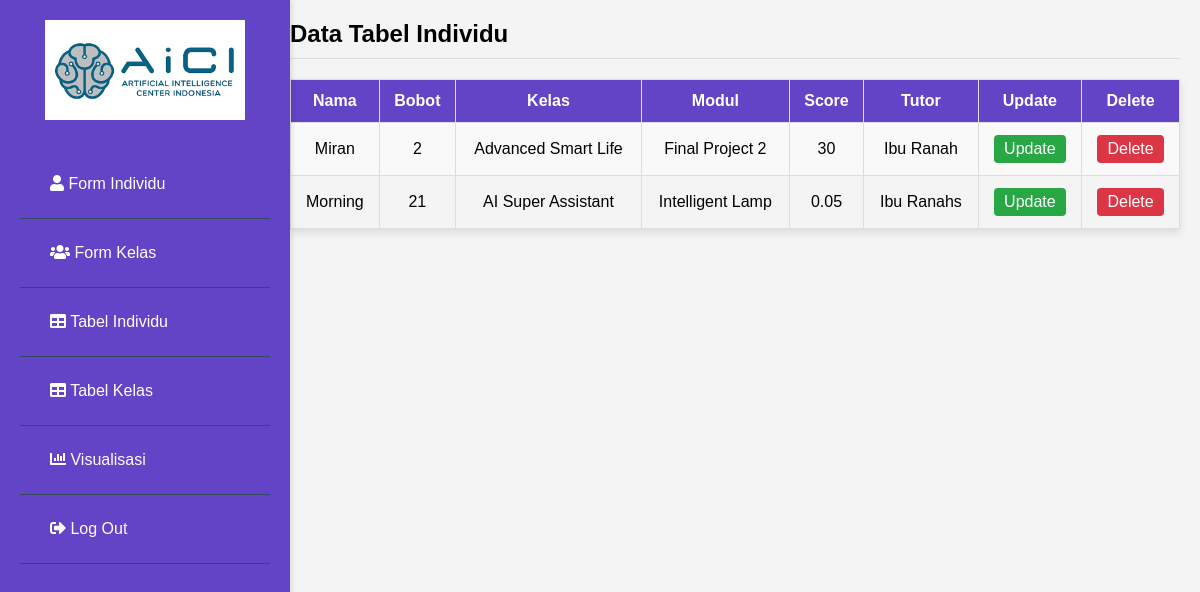
Screenshot of /table_individu.php with the database file from the repository.
### tables this page shows
CREATE TABLE `nilai_individu` (
  `id` int NOT NULL,
  `Nama` varchar(100) DEFAULT NULL,
  `Bobot` int DEFAULT NULL,
  `Kelas` varchar(100) DEFAULT NULL,
  `Modul` varchar(100) DEFAULT NULL,
  `Score` float DEFAULT NULL,
  `Tutor` varchar(100) DEFAULT NULL
);

### table_individu.php (the view, shortened to what this page needs)
<!DOCTYPE html>
<html lang="en">
<head>
    <link rel="stylesheet" href="styles.css">
    <link href="https://cdnjs.cloudflare.com/ajax/libs/font-awesome/5.15.3/css/all.min.css" rel="stylesheet">
</head>
<body>
    <div class="sidebar">
        <div class="sidebar-brand">
            <img src="aici.png" alt="Admin Logo" style="width: 200px; height: auto;">
        </div>
        <ul>
            <li><a href="individus.php"><i class="fas fa-user"></i> Form Individu</a></li>
            <li>
                <a href="#"><i class="fas fa-users"></i> Form Kelas</a>
            </li>
            <li><a href="table_individu.php"><i class="fas fa-table"></i> Tabel Individu</a></li>
            <li><a href="tabel_kelas.php"><i class="fas fa-table"></i> Tabel Kelas</a></li>
            <li><a href="vusal3.php"><i class="fas fa-chart-bar"></i> Visualisasi</a></li>
            <li><a href="login.php"><i class="fas fa-sign-out-alt"></i> Log Out</a></li>
        </ul>
    </div>
    <div class="main-content">
        <header>
            <h2>Data Tabel Individu</h2>
        </header>
        <main>
            <?php
            include 'connect.php';
            $sql = "SELECT * FROM nilai_individu";
            $result = $conn->query($sql);
            if ($result->num_rows > 0) {
                echo "<table>
                        <tr>
                            <th>Nama</th>
                            <th>Bobot</th>
                            <th>Kelas</th>
                            <th>Modul</th>
                            <th>Score</th>
                            <th>Tutor</th>
                            <th>Update</th>
                            <th>Delete</th>
                        </tr>";
                while($row = $result->fetch_assoc()) {
                    echo "<tr>
                            <td>" . htmlspecialchars($row["Nama"]) . "</td>
                            <td>" . htmlspecialchars($row["Bobot"]) . "</td>
                            <td>" . htmlspecialchars($row["Kelas"]) . "</td>
                            <td>" . htmlspecialchars($row["Modul"]) . "</td>
                            <td>" . htmlspecialchars($row["Score"]) . "</td>
                            <td>" . htmlspecialchars($row["Tutor"]) . "</td>
                            <td><a href='updates.php?id=" . htmlspecialchars($row["id"]) . "' class='btn btn-update'>Update</a></td>
                            <td><a href='delete.php?id=" . htmlspecialchars($row["id"]) . "' class='btn btn-delete' onclick='return confirm(\"Apakah Anda yakin ingin menghapus data ini?\")'>Delete</a></td>
                          </tr>";
                }
                echo "</table>";
            } else {
                echo "<p>Tidak ada data</p>";
            }
            ?>
        </main>
    </div>
</body>
</html>

### styles.css (style rules this page uses)
body { display: flex; min-height: 100vh; font-family: Arial, sans-serif; background-color: #f4f4f4; margin: 0; }
.sidebar-brand img { display: block; margin: 0 auto; }
.sidebar { width: 250px; background-color: #368be0; color: black; padding: 20px 0; position: fixed; top: 0; bottom: 0; }
.sidebar-brand { text-align: center; margin-bottom: 30px; }
.sidebar ul { list-style: none; padding: 0; }
.sidebar ul li { padding: 15px; text-align: left; border-bottom: 1px solid #34495e; }
.sidebar ul li a { color: #fff; text-decoration: none; font-size: 16px; display: block; }
.main-content { margin-left: 250px; padding: 20px; flex-grow: 1; }
header { display: flex; justify-content: space-between; align-items: center; padding-bottom: 20px; border-bottom: 1px solid #ddd; }
header h2 { margin: 0; }
table { width: 100%; border-collapse: collapse; }
table th, table td { padding: 12px; border: 1px solid #ddd; }

### table_individu.php (style rules this page uses)
.sidebar { background-color: #6343c6; width: 250px; position: fixed; top: 0; left: 0; height: 100%; padding: 20px; box-shadow: 2px 0 5px rgba(0, 0, 0, 0.1); color: #fff; }
.sidebar-brand img { display: block; margin: 0 auto; }
.sidebar ul { list-style-type: none; padding: 0; margin: 0; }
.sidebar ul li { position: relative; }
.sidebar ul li a { color: #fff; text-decoration: none; display: block; padding: 10px 15px; font-size: 16px; border-radius: 4px; }
.main-content { margin-left: 270px; padding: 20px; }
header { border-bottom: 1px solid #ddd; padding-bottom: 10px; margin-bottom: 20px; }
table { width: 100%; border-collapse: collapse; margin-top: 20px; box-shadow: 0 4px 8px rgba(0, 0, 0, 0.1); }
table, th, td { border: 1px solid #ddd; }
th, td { padding: 15px; text-align: center; }
th { background-color: #6343c6; color: #ffffff; font-weight: 600; }
tr:nth-child(even) { background-color: #f9f9f9; }
.btn { text-decoration: none; color: #fff; background-color: #007bff; padding: 5px 10px; border-radius: 4px; display: inline-block; }
.btn-update { background-color: #28a745; }
.btn-delete { background-color: #dc3545; }

### rows the page displays
nilai_individu: Nama "Miran", Bobot "2", Kelas "Advanced Smart Life", Modul "Final Project 2", Score "30", Tutor "Ibu Ranah"
nilai_individu: Nama "Morning", Bobot "21", Kelas "AI Super Assistant", Modul "Intelligent Lamp", Score "0.05", Tutor "Ibu Ranahs"
